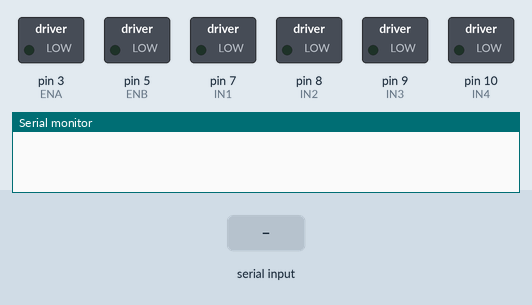
This sketch was run on a simulated Arduino Uno, built with avr-gcc and run on an emulated ATmega328P. Shown: switched loads named in the sketch (green lamp = pin HIGH), the last lines printed to the serial monitor. The inputs (shaded band) are chosen by the test bench.

Above: at 1.2 s.
1.3 s: "A" received over Serial
At 2.1 s:
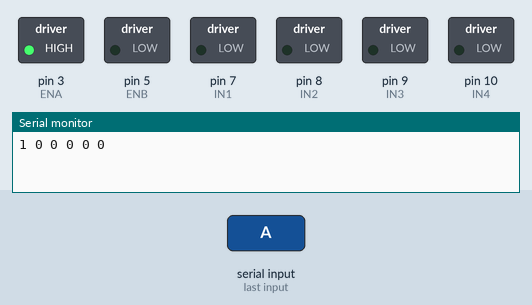
2.9 s: "B" received over Serial
At 3.3 s:
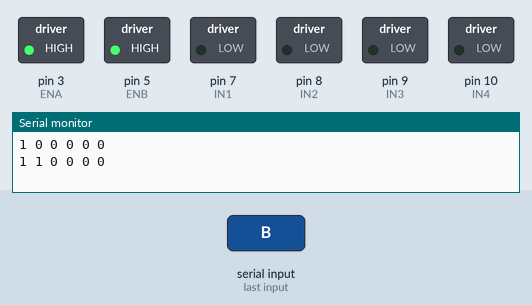
4.5 s: "a" received over Serial
At 5.8 s:
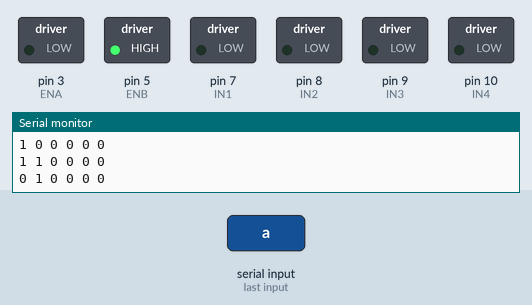
6.1 s: "1" received over Serial
At 7.0 s:
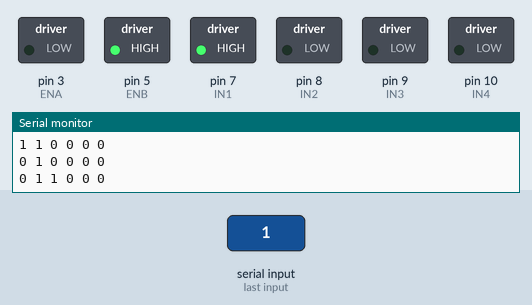
7.7 s: "b" received over Serial
At 8.3 s:
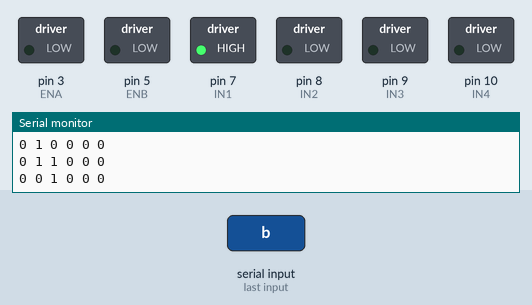
9.3 s: "2" received over Serial
At 10.7 s:
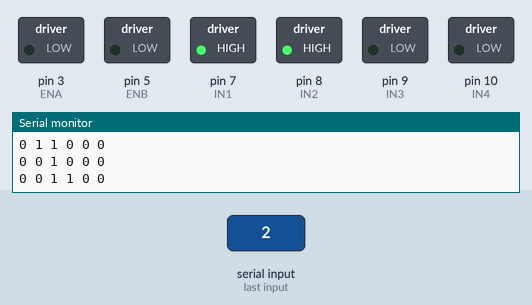
Timing chart, 0 to 11.9 s (numbered marks = the images above; inputs shaded):
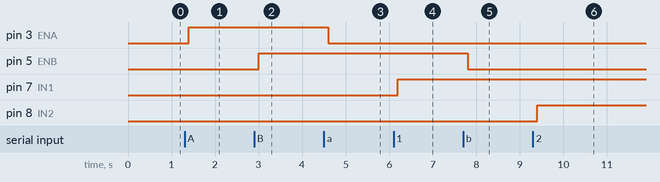

The sketch:

L298_Test.ino
```cpp
#define ENA 3
#define ENB 5
#define IN1 7
#define IN2 8
#define IN3 9
#define IN4 10


char ch;

void setup() {

  //setting pinModes
  pinMode(ENA, OUTPUT);
  pinMode(ENB, OUTPUT);
  pinMode(IN1, OUTPUT);
  pinMode(IN2, OUTPUT);
  pinMode(IN3, OUTPUT);
  pinMode(IN4, OUTPUT);

  //initializing everything to LOW
  digitalWrite(ENA, LOW);
  digitalWrite(ENB, LOW);
  digitalWrite(IN1, LOW);
  digitalWrite(IN2, LOW);
  digitalWrite(IN3, LOW);
  digitalWrite(IN4, LOW);

  Serial.begin(9600);
}

void loop() {

  if (Serial.available()) {
    ch = Serial.read();

   if ( ch == 'A' ) {
      digitalWrite(ENA, HIGH);
   } else if ( ch == 'B' )  {
      digitalWrite(ENB, HIGH);
   } else if ( ch == 'a' )  {
      digitalWrite(ENA, LOW);
   } else if ( ch == 'b' )  {
      digitalWrite(ENB, LOW);

   } else if ( ch == '1' )  {
      digitalWrite(IN1, HIGH);
   } else if ( ch == '2' )  {
      digitalWrite(IN2, HIGH);
   } else if ( ch == '3' )  {
      digitalWrite(IN3, HIGH);
   } else if ( ch == '4' )  {
      digitalWrite(IN4, HIGH);

   } else if ( ch == 'q' )  {
      digitalWrite(IN1, LOW);
   } else if ( ch == 'w' )  {
      digitalWrite(IN2, LOW);
   } else if ( ch == 'e' )  {
      digitalWrite(IN3, LOW);
   } else if ( ch == 'r' )  {
      digitalWrite(IN4, LOW);
   }

   Serial.print(digitalRead(ENA)); Serial.print(" ");
   Serial.print(digitalRead(ENB)); Serial.print(" ");
   Serial.print(digitalRead(IN1)); Serial.print(" ");
   Serial.print(digitalRead(IN2)); Serial.print(" ");
   Serial.print(digitalRead(IN3)); Serial.print(" ");
   Serial.print(digitalRead(IN4)); Serial.print(" ");
   Serial.println(" ");

  }

  delay(200);
}
```

Measured:
- after the input at 1.3 s, pin 3 (ENA): LOW → HIGH after 0.10 s
- after the input at 2.9 s, pin 5 (ENB): LOW → HIGH after 0.10 s
- after the input at 4.5 s, pin 3 (ENA): HIGH → LOW after 0.10 s
- after the input at 6.1 s, pin 7 (IN1): LOW → HIGH after 0.10 s
- after the input at 7.7 s, pin 5 (ENB): HIGH → LOW after 0.10 s
- after the input at 9.3 s, pin 8 (IN2): LOW → HIGH after 0.10 s
